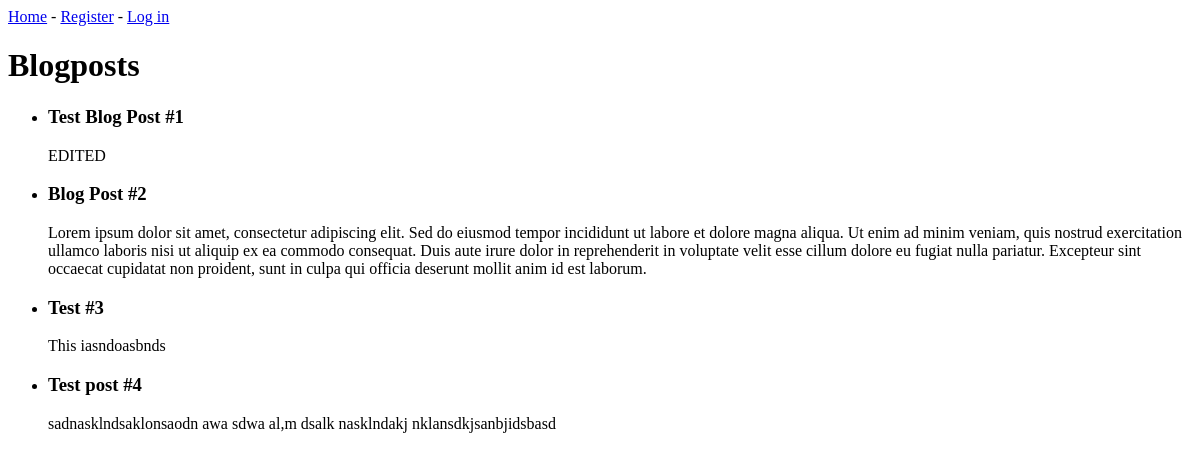
Before: / with the older database file.
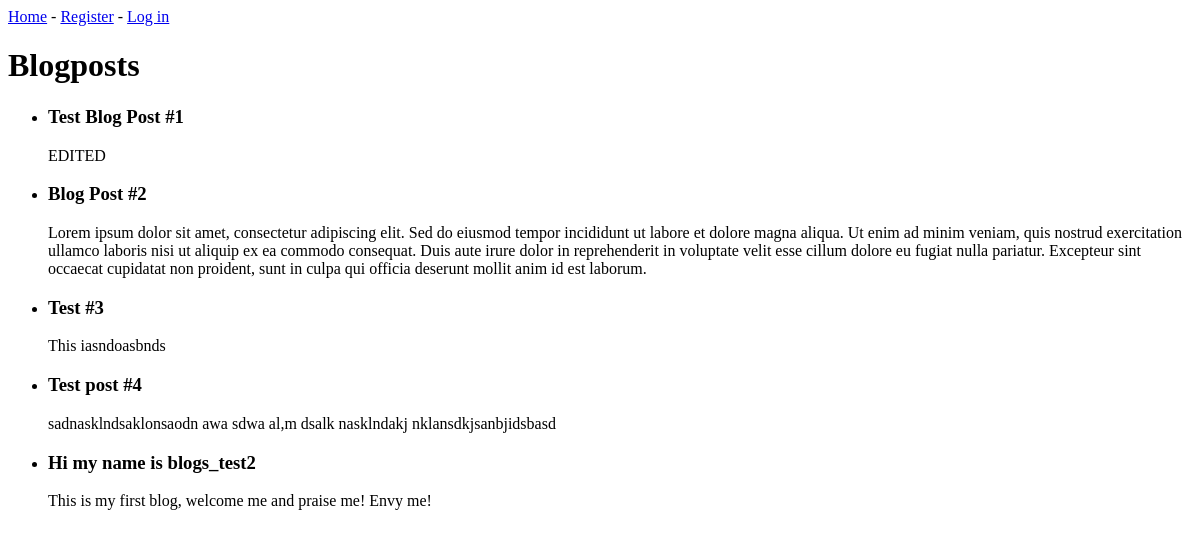
After: the same page with the newer database file.
### blogs/models.py (models this page shows, shortened)
class BlogPost(models.Model):
    title = models.CharField(max_length=30)
    text = models.TextField()
    date_added = models.DateTimeField(auto_now_add=True)
    owner = models.ForeignKey(User, on_delete=models.CASCADE)

### blogs/views.py (the view)
# urls.py: path("", views.index, name='index'),
def index(request):
    blogposts = BlogPost.objects.order_by('date_added')
    context = {'blogposts': blogposts}
    return render(request, 'blogs/index.html', context)

### blogs/templates/blogs/index.html (shortened to what this page needs)
{% extends "blogs/base.html" %}
{% block content %}
    <h1>Blogposts</h1>
    <ul>
        {% for blogpost in blogposts %}
            <li>
                <h3>{{ blogpost.title }}</h3>
                <p>{{ blogpost.text }}</p>
            </li>
        {% empty %}
            <li>No blogposts have been added yet.</li>
        {% endfor %}
    </ul>
{% endblock content %}

### blogs/templates/blogs/base.html
<p>
    <a href="{% url 'blogs:index' %}">Home</a> -
    {% if user.is_authenticated %}
        <a href="{% url 'blogs:new_blogpost' %}">Add New Post</a> -
        Hello, {{ user.username }}.
        <a href="{% url 'users:logout' %}">Log out</a>
    {% else %}
    <a href="{% url 'users:register' %}">Register</a> -
        <a href="{% url 'users:login' %}">Log in</a>
    {% endif %}
</p>
{% block content %}{% endblock content %}

Changed rows visible on the page:
added BlogPost: title "Hi my name is blogs_test2", text "This is my first blog, welcome me and praise me! Envy me!"
